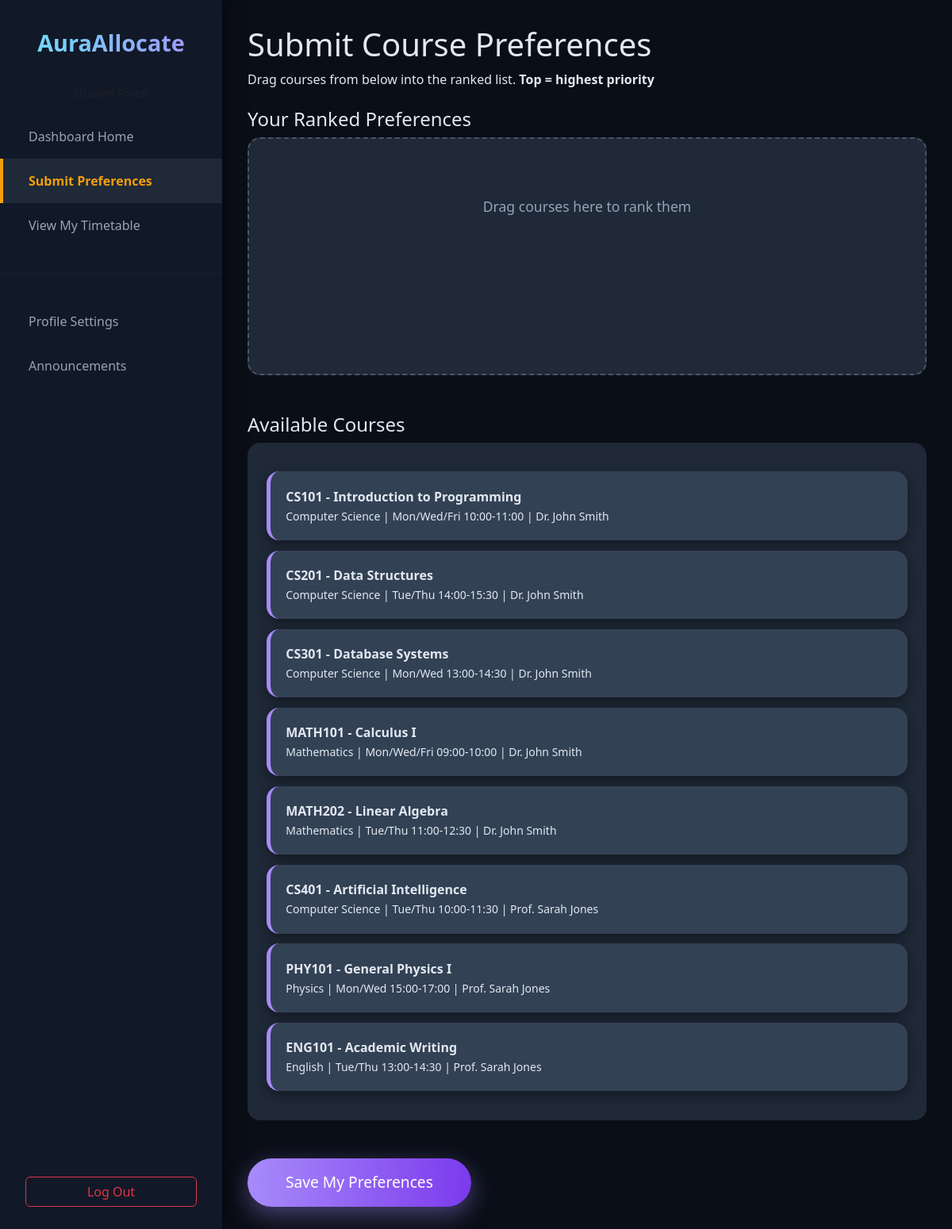
The page /preferences/ (signed in) on the database as committed earlier.
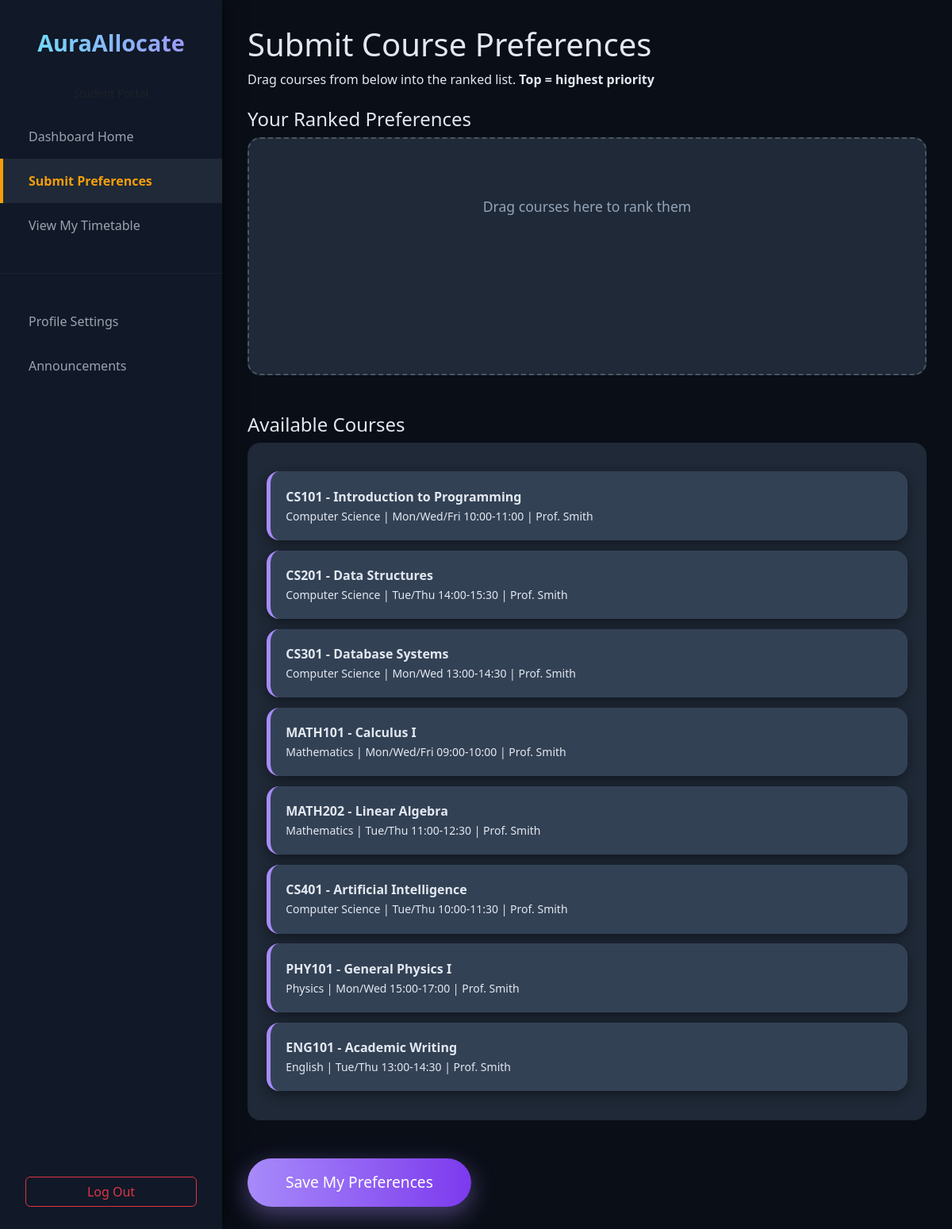
The same page on the database as committed later.
### allocations/models.py (models this page shows, shortened)
class Course(models.Model):
    code = models.CharField(max_length=10, unique=True)
    title = models.CharField(max_length=200)
    department = models.ForeignKey(Department, on_delete=models.CASCADE)
    lecturer = models.ForeignKey(User, on_delete=models.SET_NULL, null=True, limit_choices_to={'role': 'lecturer'})
    capacity = models.PositiveIntegerField()
    enrolled_count = models.PositiveIntegerField(default=0)
    schedule = models.CharField(max_length=200, blank=True)

class User(AbstractUser):
    ROLE_CHOICES = (
        ('student', 'Student'),
        ('lecturer', 'Lecturer'),
        ('admin', 'Admin'),
    )
    role = models.CharField(max_length=20, choices=ROLE_CHOICES, default='student')
    full_name = models.CharField(max_length=200, blank=True)

class Department(models.Model):
    name = models.CharField(max_length=100)
    code = models.CharField(max_length=10, unique=True)
    def __str__(self):
        return self.name

### allocations/views.py (the view, shortened to what this page needs)
# urls.py: path('preferences/', views.submit_preferences, name='submit_preferences'),
@login_required
def submit_preferences(request):
    if request.user.role != 'student':
        messages.error(request, "Access denied.")
        return redirect('dashboard')
    courses = Course.objects.all()
    saved_preferences = Preference.objects.filter(student=request.user).order_by('rank')
    ranked_course_ids = list(saved_preferences.values_list('course_id', flat=True))
    context = {
        'courses': courses,
        'saved_preferences': saved_preferences,
        'ranked_course_ids': ranked_course_ids,
        'page_title': 'Submit Course Preferences',
    }
    return render(request, 'allocations/submit_preferences.html', context)

### templates/allocations/submit_preferences.html (shortened to what this page needs)
<!DOCTYPE html>
<html lang="en">
<head>
    <link href="https://cdn.jsdelivr.net/npm/bootstrap@5.3.3/dist/css/bootstrap.min.css" rel="stylesheet">
</head>
<body>
    <div class="sidebar">
        <div class="sidebar-brand">AuraAllocate</div>
        <small class="text-muted d-block text-center mb-3">Student Portal</small>
        <div class="sidebar-menu">
            <a href="{% url 'dashboard' %}">Dashboard Home</a>
            <a href="{% url 'submit_preferences' %}" class="active">Submit Preferences</a>
            <a href="{% url 'view_timetable' %}">View My Timetable</a>
            <hr style="border-color: #374151; margin: 2rem 0;">
            <a href="{% url 'profile_settings' %}">Profile Settings</a>
            <a href="{% url 'announcements' %}">Announcements</a>
        </div>
        <a href="{% url 'logout' %}" class="btn btn-outline-danger"
           style="position: absolute; bottom: 2rem; left: 2rem; width: calc(280px - 4rem);">
           Log Out
        </a>
    </div>
    <div class="main-content">
        <div class="preference-container">
            <h1>{{ page_title }}</h1>
            <p class="mb-4">Drag courses from below into the ranked list. <strong>Top = highest priority</strong></p>
            <h4>Your Ranked Preferences</h4>
            <div class="ranked-list mb-5" id="ranked-list">
                {% for pref in saved_preferences %}
                <div class="course-item" data-id="{{ pref.course.id }}">
                    <span class="rank-number">{{ forloop.counter }}</span>
                    <div>
                        <strong>{{ pref.course.code }} - {{ pref.course.title }}</strong><br>
                        <small>{{ pref.course.department }} | {{ pref.course.schedule }} | {{ pref.course.lecturer.full_name|default:"TBD" }}</small>
                    </div>
                </div>
                {% empty %}
                <div class="empty-message">Drag courses here to rank them</div>
                {% endfor %}
            </div>
            <h4>Available Courses</h4>
            <div class="available-courses" id="available-courses">
                {% for course in courses %}
                    {% if course.id not in ranked_course_ids %}
                    <div class="course-item" data-id="{{ course.id }}">
                        <div>
                            <strong>{{ course.code }} - {{ course.title }}</strong><br>
                            <small>{{ course.department }} | {{ course.schedule }} | {{ course.lecturer.full_name|default:"TBD" }}</small>
                        </div>
                    </div>
                    {% endif %}
                {% endfor %}
            </div>
            <form method="post" id="preference-form">
                <button type="submit" class="btn btn-save text-white mt-5">Save My Preferences</button>
            </form>
        </div>
    </div>
</body>
</html>

Rows that differ between the two databases and show on the page:
changed Course "CS101": lecturer.full_name "Dr. John Smith" → "Prof. Smith"
changed Course "CS201": lecturer.full_name "Dr. John Smith" → "Prof. Smith"
changed Course "CS301": lecturer.full_name "Dr. John Smith" → "Prof. Smith"
changed Course "MATH101": lecturer.full_name "Dr. John Smith" → "Prof. Smith"
changed Course "MATH202": lecturer.full_name "Dr. John Smith" → "Prof. Smith"
changed Course "CS401": lecturer.full_name "Prof. Sarah Jones" → "Prof. Smith"
changed Course "PHY101": lecturer.full_name "Prof. Sarah Jones" → "Prof. Smith"
changed Course "ENG101": lecturer.full_name "Prof. Sarah Jones" → "Prof. Smith"
